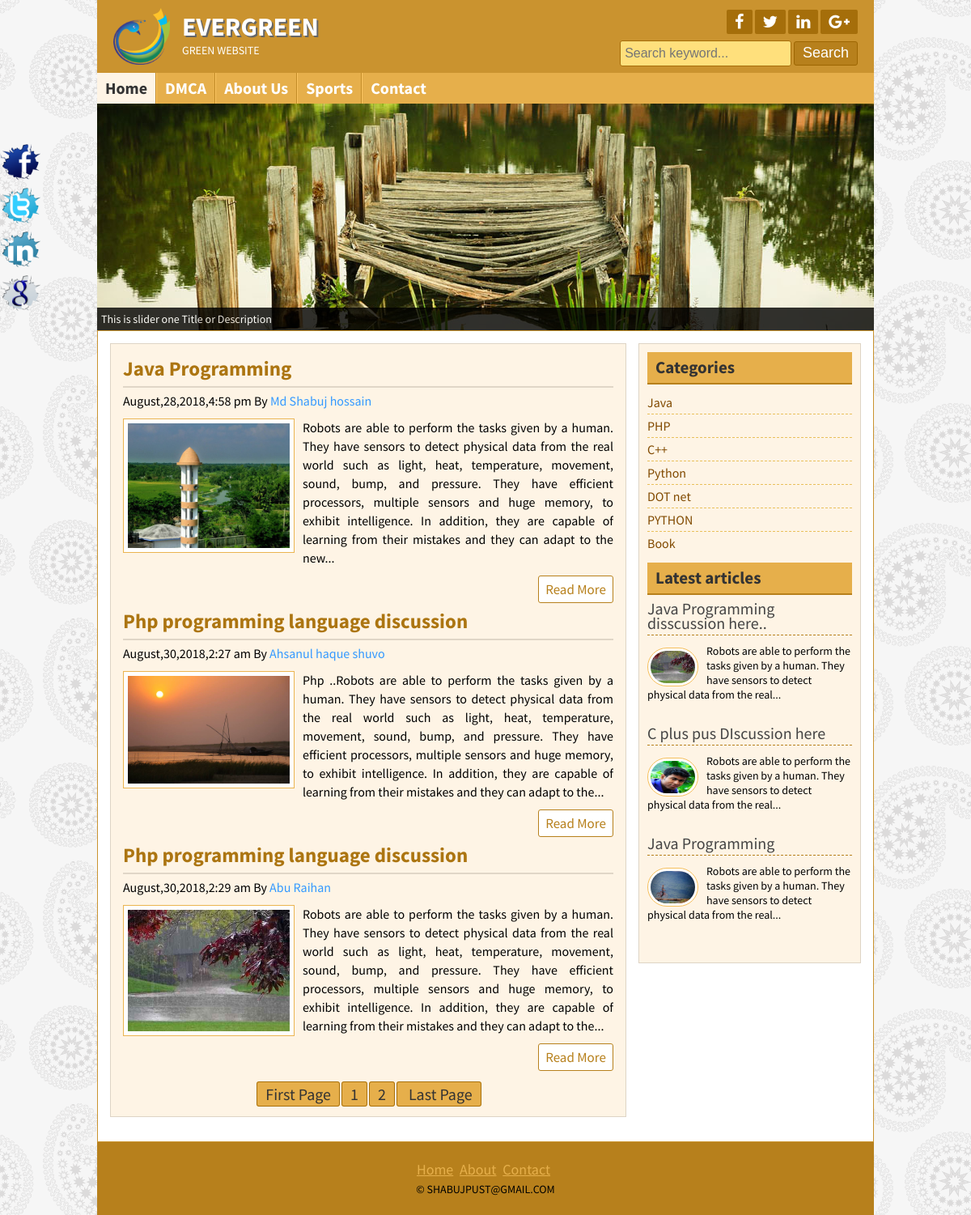
The page / on the database its author committed.
### tables this page shows
CREATE TABLE `tbl_title` (
  `id` int(11) NOT NULL,
  `title` varchar(55) NOT NULL,
  `slogan` varchar(55) NOT NULL
);

CREATE TABLE `tbl_pages` (
  `id` int(11) NOT NULL,
  `name` varchar(88) NOT NULL,
  `body` text NOT NULL
);

CREATE TABLE `tbl_post` (
  `id` int(11) NOT NULL,
  `cat` int(11) NOT NULL,
  `title` varchar(255) NOT NULL,
  `body` text NOT NULL,
  `image` varchar(255) NOT NULL,
  `author` varchar(55) NOT NULL,
  `tags` varchar(255) NOT NULL,
  `date` timestamp NOT NULL DEFAULT CURRENT_TIMESTAMP
);

CREATE TABLE `tbl_catagory` (
  `id` int(11) NOT NULL,
  `name` varchar(55) NOT NULL
);

CREATE TABLE `tbl_copyright` (
  `id` int(11) NOT NULL,
  `copyright` varchar(55) NOT NULL
);

### lib/Database.php (called while the page is built, shortened)
<?php
Class Database{
	public $host   = DB_HOST;
	public $user   = DB_USER;
	public $pass   = DB_PASS;
	public $dbname = DB_NAME;
	public $link;
	private function connectDB(){
	$this->link = new mysqli($this->host, $this->user, $this->pass, $this->dbname);
 }
	public function select($query){
		$result = $this->link->query($query) or die($this->link->error.__LINE__);
		if($result->num_rows > 0){
			return $result;
		} else {
			return false;
		}
	}
}

### helpers/Format.php (called while the page is built, shortened)
<?php
class Format
{
	public function formatDate($date)
	{
		 return date('F,j,Y,g:i a',strtotime($date) );
	}
	public function textShorten($text,$limit=400)
	{
		$text=$text." ";
		$text =substr($text,0,$limit);
		$text =substr($text,0,strrpos($text,' '));
		$text = $text."...";
		return $text;
	}
}
?>

### index.php (the view)
<?php include 'inc/header.php';?>
<?php include 'inc/slider.php';?>
	<div class="contentsection contemplete clear">
		<div class="maincontent clear">
		<?php
		$per_page=3;
		if(isset($_GET['page']))
		{
			$page=$_GET['page'];
		}
		else
		{
			$page=1;
		}
		$start_form=($page-1) * $per_page;
		?>
		<?php
         $query="SELECT * from tbl_post limit $start_form,$per_page";
         $post=$db->select($query);
         if($post)
         {
         while($result=$post->fetch_assoc())
         {
		?>
			<div class="samepost clear">
				<h2><a href="post.php?id=<?php echo $result['id']; ?>">  <?php echo $result['title'];?></a></h2>
				<h4> <?php echo $fm->formatDate($result['date']); ?> By <a href="#"><?php echo $result['author']; ?></a></h4>
				 <img src="admin/<?php echo $result['image'];?>" alt="post image"/>
				<?php echo $fm->textShorten($result['body']); ?>
				<div class="readmore clear">
					<a <a href="post.php?id=<?php echo $result['id']; ?>">Read More</a>
		       </div>
       </div>
        <?php } ?>
        <?php
         $query="SELECT * from tbl_post";
         $result=$db->select($query);
         $total_rows=mysqli_num_rows($result);
         $total_pages=ceil($total_rows/$per_page);
	 echo "<span class='pagination'> <a href='index.php?page=1'>".'First Page'."</a>";
	  for ($i=1; $i <=$total_pages; $i++){
     	echo "<a href='index.php?page=".$i." '>".$i."</a>";
     }
	echo "<a href='index.php?page=$total_pages '> ".'Last Page'." </a></span>";
	?>
       <?php }
       else{
       	header("Location:404.php");
       }
       	?>
</div>
				<?php  include "inc/sidebar.php"; ?>
                <?php  include "inc/footer.php"; ?>

### inc/header.php (shortened to what this page needs)
<?php include 'lib/Database.php';?>
<?php include 'helpers/Format.php';?>
<?php
$db = new Database();
$fm = new Format();
?>
<!DOCTYPE html>
<html>
<head>
	<link rel="stylesheet" href="font-awesome-4.5.0/css/font-awesome.css">
	<link rel="stylesheet" href="css/nivo-slider.css" type="text/css" media="screen" />
	<link rel="stylesheet" href="style.css">
</head>
<body>
	<div class="headersection templete clear">
		<a href="index.php">
			<div class="logo">
				<img src="images/logo.png" alt="Logo"/>
				<?php
				$query = "SELECT * FROM tbl_title where id=1";
				$title=$db->select($query);
				$result=$title->fetch_assoc();
				if($result){
				?>
				<h2><?php echo $result['title']; ?></h2>
				<p><?php echo $result['slogan']; ?></p>
				<?php } ?>
			</div>
		</a>
		<div class="social clear">
			<?php
				$query = "SELECT * FROM tbl_social where id=1";
				$title=$db->select($query);
				$result=$title->fetch_assoc();
				if($result){
					?>
			<div class="icon clear">
				<a href="http//:<?php echo $result['fb'];?> " target="_blank"><i class="fa fa-facebook"></i></a>
				<a href="http//:<?php echo $result['tw'];?> " target="_blank"><i class="fa fa-twitter"></i></a>
				<a href="http//:<?php echo $result['ld'];?> " target="_blank"><i class="fa fa-linkedin"></i></a>
				<a href="http//:<?php echo $result['gp'];?> " target="_blank"><i class="fa fa-google-plus"></i></a>
			</div>
          <?php } ?>
			<div class="searchbtn clear">
			<form action="search.php" method="get">
				<input type="text" name="search" placeholder="Search keyword..."/>
				<input type="submit" name="submit" value="Search"/>
			</form>
			</div>
		</div>
	</div>
<div class="navsection templete">
    <?php
      $path=$_SERVER['SCRIPT_FILENAME'];
	  $currentpage=basename($path , '.php');
    ?>
	<ul>
		<li><a
         <?php
        if($currentpage == 'index') {
           echo 'id="active"'; } ?>
		   href="index.php">Home</a></li>
		<?php
		$query ="SELECT * FROM tbl_pages";
		$sql=$db->select($query);
		while($result = $sql->fetch_assoc()){
		?>
		<li><a
            <?php
               if(isset($_GET['pageid']) && $_GET['pageid'] == $result['id']){
               	echo 'id="active"'; }
            ?>
			href="about.php?pageid=<?php echo $result['id']; ?>"><?php echo $result['name']?></a></li>
		<?php  } ?>
		<li><a  <?php
        if($currentpage == 'contact') {
           echo 'id="active"'; } ?>  href="contact.php">Contact</a></li>
	</ul>
</div>

### inc/slider.php (shortened to what this page needs)
<div class="slidersection templete clear">
        <div id="slider">
            <a href="#"><img src="images/slideshow/01.jpg" alt="nature 1" title="This is slider one Title or Description" /></a>
        </div>
</div>

### inc/sidebar.php
<div class="sidebar clear">
		<div class="samesidebar clear">
			<h2>Categories</h2>
				<ul>
					<?php
					$query="SELECT * FROM  tbl_catagory ";
					$Category=$db->select($query);
					if($Category){
					while($result=$Category->fetch_assoc()){
					 ?>
					<li><a href="posts.php?Category=<?php echo $result['id']?>"><?php echo $result['name']?></a></li>
						<?php } } else{?>
						<li>No Catagory available..!! </li>
						<?php } ?>
				</ul>
		</div>
		<div class="samesidebar clear">
            	<h2>Latest articles</h2>
			<?php
              $query="SELECT * FROM tbl_post ORDER BY id DESC limit 3 ";
              $post=$db->SELECT($query);
              if($post)
              {
              	while ($result=$post->fetch_assoc()) {
			?>
				<div class="popular clear">
					<h3><a href="post.php?id=<?php echo $result['id']?>"><?php echo $result['title'] ;?></a></h3>
					<a href="post.php?id=<?php echo $result['id'];  ?>"><img src="admin/<?php echo $result['image'];?>" alt="post image"/></a>
					<p><?php echo $fm->textShorten($result['body'],120);?></p>
				</div>
       <?php } } else { header("Location:404.php");}?>
		</div>
	</div>

### inc/footer.php (shortened to what this page needs)
</div>
	<div class="footersection templete clear">
	  <div class="footermenu clear">
		<ul>
			<li><a href="index.php">Home</a></li>
			<li><a href="about.php">About</a></li>
			<li><a href="contact.php">Contact</a></li>
		</ul>
	  </div>
	  <?php
	  $query="SELECT * FROM tbl_copyright";
	  $select_row=$db->select($query);
	  $result=$select_row->fetch_assoc();
	  ?>
	  <p>&copy; <?php echo $result['copyright']; ?> </p>
	</div>
	<div class="fixedicon clear">
		<a href="http://www.facebook.com"><img src="images/fb.png" alt="Facebook"/></a>
		<a href="http://www.twitter.com"><img src="images/tw.png" alt="Twitter"/></a>
		<a href="http://www.linkedin.com"><img src="images/in.png" alt="LinkedIn"/></a>
		<a href="http://www.google.com"><img src="images/gl.png" alt="GooglePlus"/></a>
	</div>
</body>
</html>

### css/nivo-slider.css (style rules this page uses)
.nivoSlider { position:relative; }
.nivoSlider a.nivo-imageLink { position:absolute; top:0px; left:0px; width:100%; height:100%; border:0; padding:0; margin:0; z-index:60; display:none; }

### rows shown on the page
tbl_title: title "EVERGREEN", slogan "GREEN WEBSITE"
tbl_pages: name "DMCA"
tbl_pages: name "About Us"
tbl_pages: name "Sports"
tbl_post: title "Java Programming", date "August,28,2018,4:58 pm", author "Md Shabuj hossain", image (picture), body "Robots are able to perform the tasks given by a human. They have sensors to detect physical data from the real world such as light, heat, temperature, movement, sound, bump, and pressure. They have efficient processors, multiple sensors and huge memory, to exhibit intelligence. In addition, they are capable of learning from their mistakes and they can adapt to the new..."
tbl_post: title "Php programming language discussion", date "August,30,2018,2:27 am", author "Ahsanul haque shuvo", image (picture), body "Php ..Robots are able to perform the tasks given by a human. They have sensors to detect physical data from the real world such as light, heat, temperature, movement, sound, bump, and pressure. They have efficient processors, multiple sensors and huge memory, to exhibit intelligence. In addition, they are capable of learning from their mistakes and they can adapt to the..."
tbl_post: title "Php programming language discussion", date "August,30,2018,2:29 am", author "Abu Raihan", image (picture), body "Robots are able to perform the tasks given by a human. They have sensors to detect physical data from the real world such as light, heat, temperature, movement, sound, bump, and pressure. They have efficient processors, multiple sensors and huge memory, to exhibit intelligence. In addition, they are capable of learning from their mistakes and they can adapt to the..."
tbl_catagory: name "Java"
tbl_catagory: name "PHP"
tbl_catagory: name "C++"
tbl_catagory: name "Python"
tbl_catagory: name "DOT net"
tbl_catagory: name "PYTHON"
tbl_catagory: name "Book"
tbl_post: title "Java Programming disscussion here..", image (picture), body "Robots are able to perform the tasks given by a human. They have sensors to detect physical data from the real..."
tbl_post: title "C plus pus DIscussion here", image (picture), body "Robots are able to perform the tasks given by a human. They have sensors to detect physical data from the real..."
tbl_post: title "Java Programming", image (picture), body "Robots are able to perform the tasks given by a human. They have sensors to detect physical data from the real..."
tbl_copyright: copyright "SHABUJPUST@GMAIL.COM"
